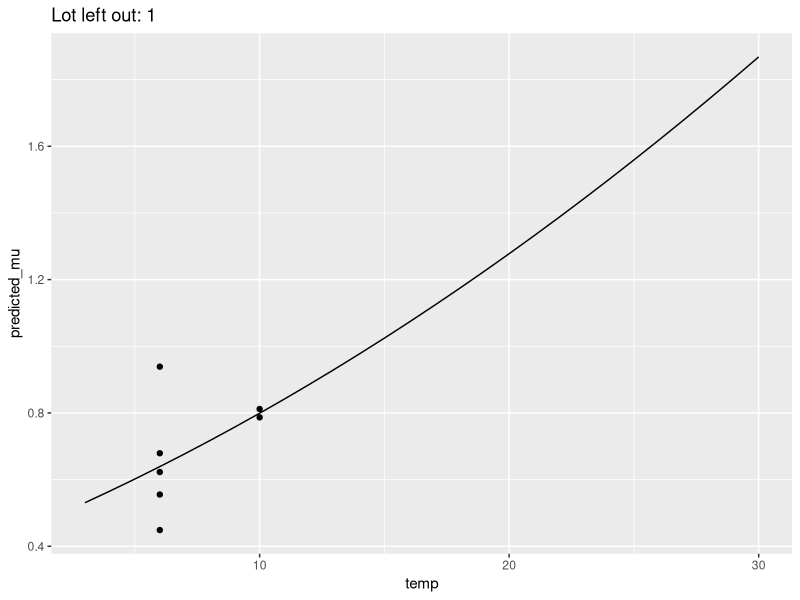
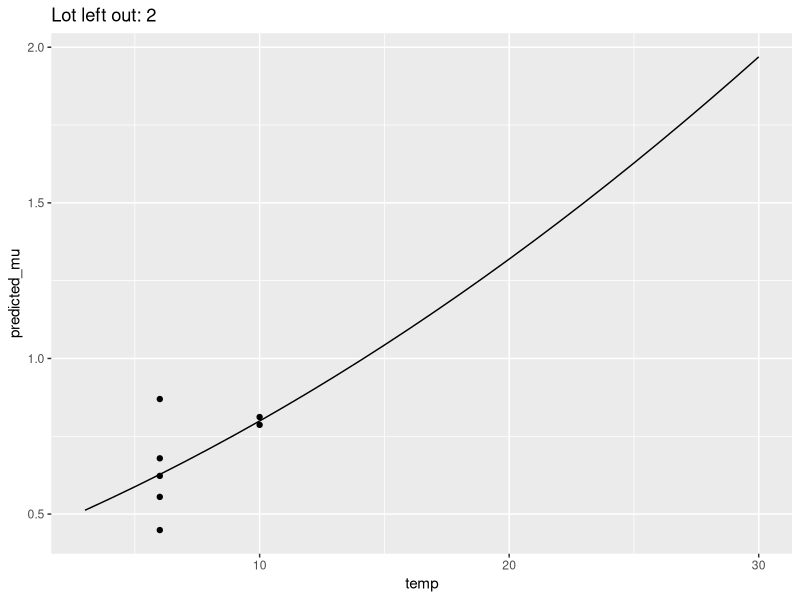
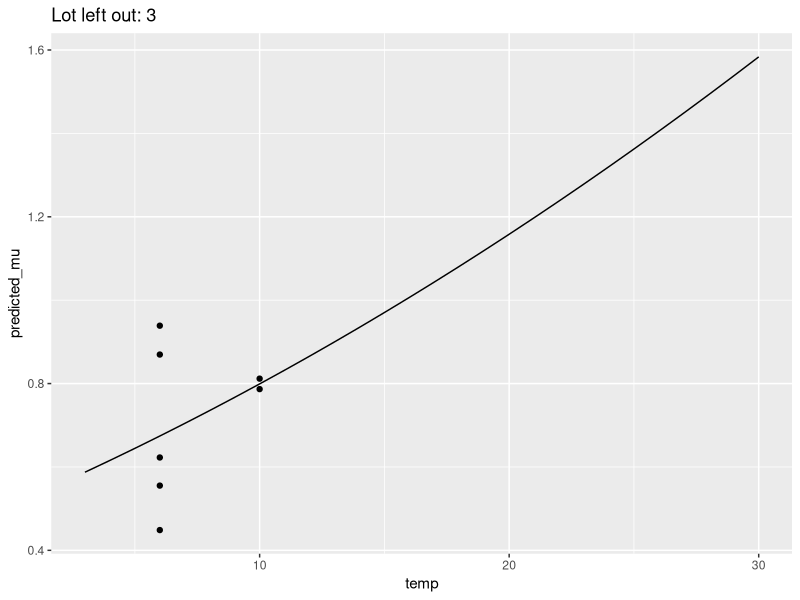
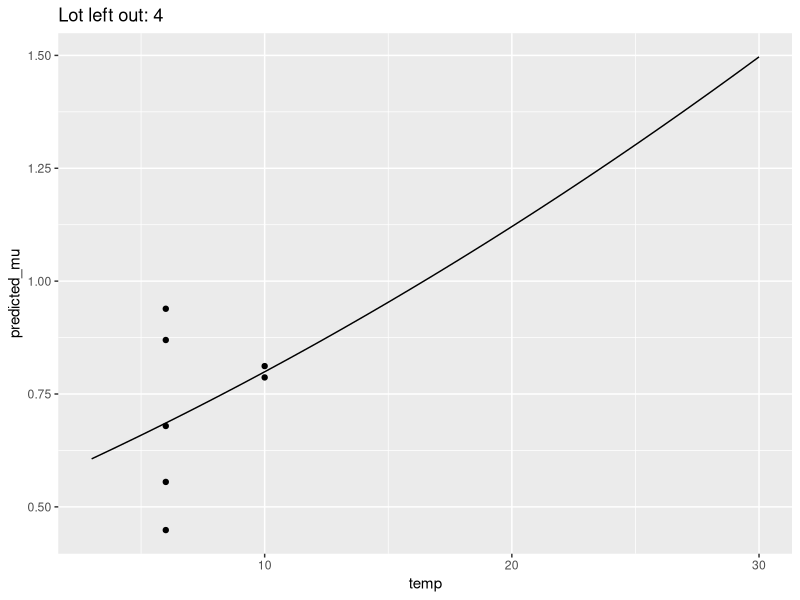
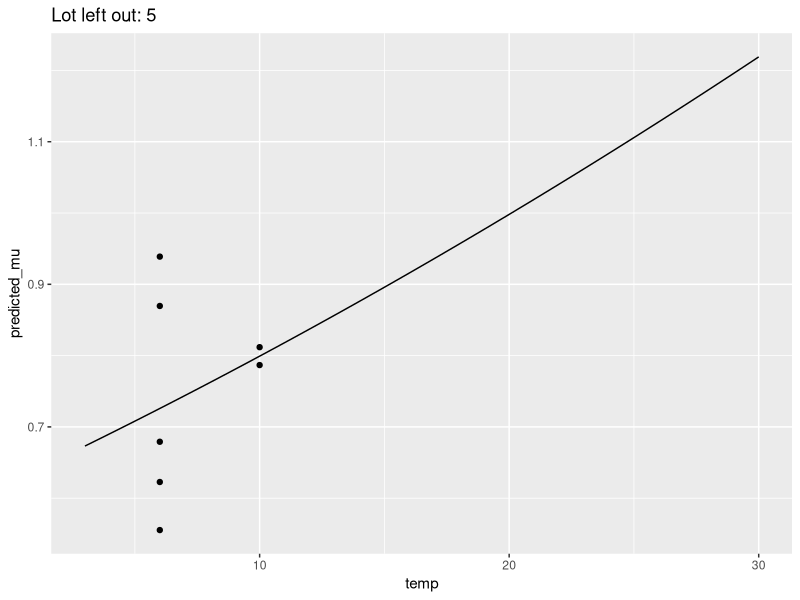
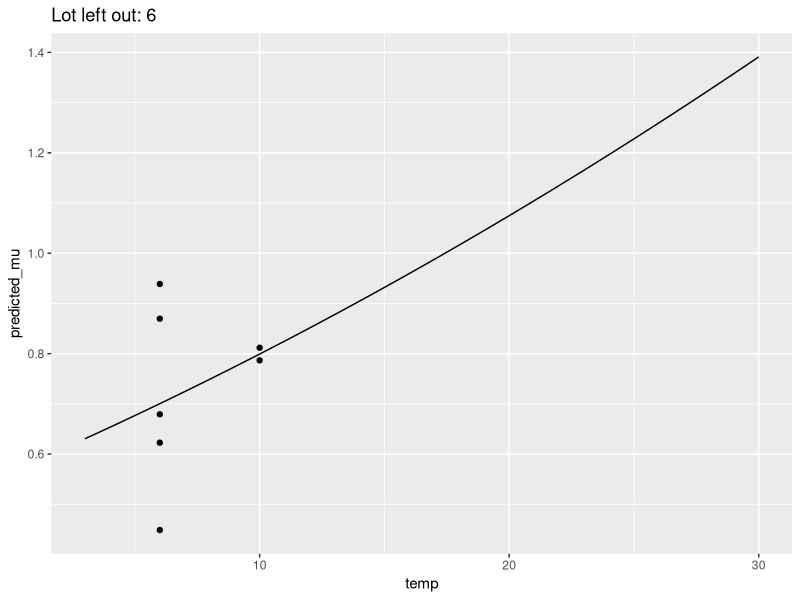
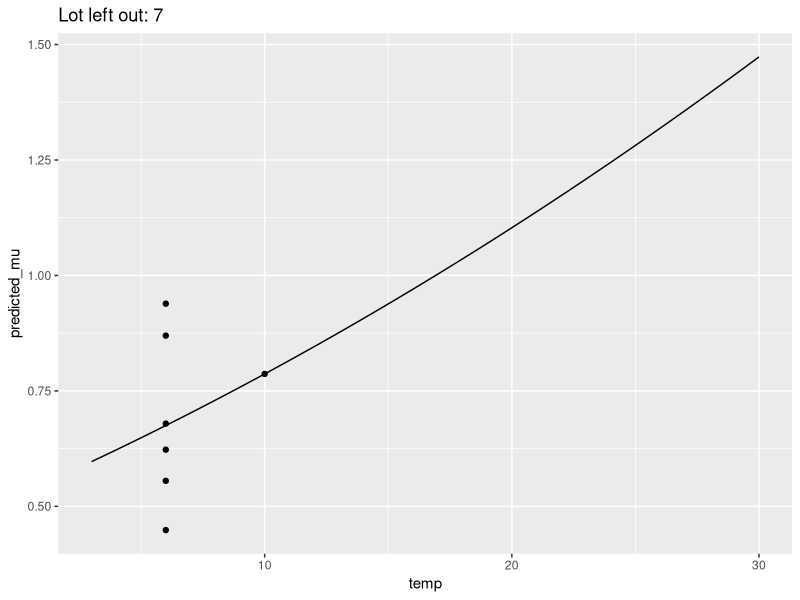
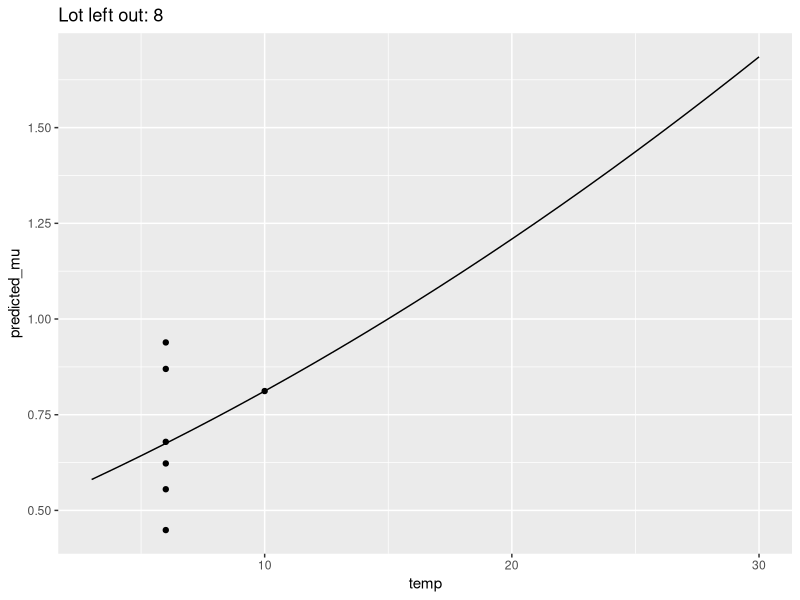

Write the R code that produced these figures, in order. (Note: this script raises an error after producing the figures.)
##  ----------------------------Title-------------------------------------------
#   Fitting the Ratkowsky square root model to the strain growth data (averaged growth parameters) 

##  --------------------------Description---------------------------------------
#   Project: Bacterial growth modeling (spinach)

#   Script description: Fitting a secondary model, to assess change in mu, based on primary growth parameters

##  --------------------------Packages------------------------------------------
#   Loading packages
library(tidyverse); library(dplyr); library(ggplot2)

##  --------------------------Data----------------------------------------------
#Read in data 
primary_param <- read.csv("data/raw/primary_model_parameters_apc_averaged.csv", 
                          header = TRUE)

## ------------------Defining Secondary Model-----------------------------------

#Ratkowsky
ratkowsky <- function(temp, b, temp_min){
  sqrt_new_mu <- b*(temp - temp_min)
  new_mu <- sqrt_new_mu^2
  return(new_mu)
}

#End of defining secondary model

## ------------------Data Wrangling---------------------------------------------

#Making a dataframe to store the fitted model parameter estimates
no_of_models <- 9
secondary_param <- matrix(nrow = no_of_models, ncol = 4)
secondary_param <- data.frame(secondary_param)
colnames(secondary_param) <- c("pop", "b_mu", "temp_min_mu", "val_data_lot")

primary_param <- primary_param %>%
  mutate(sqrt_mu = sqrt(mumax))

#End of data wrangling

## ------------------Model Fitting----------------------------------------------
#Lot 1
mod_mu_1 <- lm(sqrt_mu ~ temp, 
               data = filter(primary_param, lot != 1))
summary(mod_mu_1)

secondary_param[1, 1] <- "apc"
secondary_param[1, 2] <- mod_mu_1$coefficients[2]
secondary_param[1, 3] <- (-mod_mu_1$coefficients[1])/mod_mu_1$coefficients[2]
secondary_param[1, 4] <- 1

#Lot 2
mod_mu_2 <- lm(sqrt_mu ~ temp, 
               data = filter(primary_param, lot != 2))
summary(mod_mu_2)

secondary_param[2, 1] <- "apc"
secondary_param[2, 2] <- mod_mu_2$coefficients[2]
secondary_param[2, 3] <- (-mod_mu_2$coefficients[1])/mod_mu_2$coefficients[2]
secondary_param[2, 4] <- 2

#Lot 3
mod_mu_3 <- lm(sqrt_mu ~ temp, 
               data = filter(primary_param, lot != 3))
summary(mod_mu_3)

secondary_param[3, 1] <- "apc"
secondary_param[3, 2] <- mod_mu_3$coefficients[2]
secondary_param[3, 3] <- (-mod_mu_3$coefficients[1])/mod_mu_3$coefficients[2]
secondary_param[3, 4] <- 3

#Lot 4
mod_mu_4 <- lm(sqrt_mu ~ temp, 
               data = filter(primary_param, lot != 4))
summary(mod_mu_4)

secondary_param[4, 1] <- "apc"
secondary_param[4, 2] <- mod_mu_4$coefficients[2]
secondary_param[4, 3] <- (-mod_mu_4$coefficients[1])/mod_mu_4$coefficients[2]
secondary_param[4, 4] <- 4

#Lot 5
mod_mu_5 <- lm(sqrt_mu ~ temp, 
               data = filter(primary_param, lot != 5))
summary(mod_mu_5)

secondary_param[5, 1] <- "apc"
secondary_param[5, 2] <- mod_mu_5$coefficients[2]
secondary_param[5, 3] <- (-mod_mu_5$coefficients[1])/mod_mu_5$coefficients[2]
secondary_param[5, 4] <- 5

#Lot 6
mod_mu_6 <- lm(sqrt_mu ~ temp, 
               data = filter(primary_param, lot != 6))
summary(mod_mu_6)

secondary_param[6, 1] <- "apc"
secondary_param[6, 2] <- mod_mu_6$coefficients[2]
secondary_param[6, 3] <- (-mod_mu_6$coefficients[1])/mod_mu_6$coefficients[2]
secondary_param[6, 4] <- 6

#Lot 7
mod_mu_7 <- lm(sqrt_mu ~ temp, 
               data = filter(primary_param, lot != 7))
summary(mod_mu_7)

secondary_param[7, 1] <- "apc"
secondary_param[7, 2] <- mod_mu_7$coefficients[2]
secondary_param[7, 3] <- (-mod_mu_7$coefficients[1])/mod_mu_7$coefficients[2]
secondary_param[7, 4] <- 7

#Lot 8
mod_mu_8 <- lm(sqrt_mu ~ temp, 
               data = filter(primary_param, lot != 8))
summary(mod_mu_8)

secondary_param[8, 1] <- "apc"
secondary_param[8, 2] <- mod_mu_8$coefficients[2]
secondary_param[8, 3] <- (-mod_mu_8$coefficients[1])/mod_mu_8$coefficients[2]
secondary_param[8, 4] <- 8

#Overall
mod_mu_overall <- lm(sqrt_mu ~ temp, 
                     data = primary_param)
summary(mod_mu_overall)

secondary_param[9, 1] <- "apc"
secondary_param[9, 2] <- mod_mu_overall$coefficients[2]
secondary_param[9, 3] <- (-mod_mu_overall$coefficients[1])/mod_mu_overall$coefficients[2]
secondary_param[9, 4] <- "overall"

## ------------------------Predicting mu at new temperatures--------------------

apc <- rep(secondary_param$pop, each = 28)
temperature <- rep(3:30, times = length(secondary_param$pop))
predicted_mu <- vector(mode = "logical", length = length(apc))
lot <- rep(secondary_param$val_data_lot, each = 28)

pred_new_mu <- bind_cols(apc, temperature, predicted_mu, lot)
colnames(pred_new_mu) <- c("apc", "temp", "predicted_mu", "left_out_lot")

for(i in 1:nrow(pred_new_mu)){
  index <- which(pred_new_mu$left_out_lot[i] == secondary_param$val_data_lot)
  pred_new_mu$predicted_mu[i] <- ratkowsky(pred_new_mu$temp[i], secondary_param$b_mu[index], secondary_param$temp_min_mu[index])
}

#Lot1
l1 <- ggplot() + geom_line(mapping = aes(x = temp, y = predicted_mu), data = filter(pred_new_mu, lot == 1)) + 
  geom_point(mapping = aes(x = temp, y = mumax), data = filter(primary_param, lot != 1)) + 
  labs(title = "Lot left out: 1")

#Lot2
l2 <- ggplot() + geom_line(mapping = aes(x = temp, y = predicted_mu), data = filter(pred_new_mu, lot == 2)) + 
  geom_point(mapping = aes(x = temp, y = mumax), data = filter(primary_param, lot != 2)) + 
  labs(title = "Lot left out: 2")

#Lot3
l3 <- ggplot() + geom_line(mapping = aes(x = temp, y = predicted_mu), data = filter(pred_new_mu, lot == 3)) + 
  geom_point(mapping = aes(x = temp, y = mumax), data = filter(primary_param, lot != 3)) + 
  labs(title = "Lot left out: 3")

#Lot4
l4 <- ggplot() + geom_line(mapping = aes(x = temp, y = predicted_mu), data = filter(pred_new_mu, lot == 4)) + 
  geom_point(mapping = aes(x = temp, y = mumax), data = filter(primary_param, lot != 4)) + 
  labs(title = "Lot left out: 4")

#Lot5
l5 <- ggplot() + geom_line(mapping = aes(x = temp, y = predicted_mu), data = filter(pred_new_mu, lot == 5)) + 
  geom_point(mapping = aes(x = temp, y = mumax), data = filter(primary_param, lot != 5)) + 
  labs(title = "Lot left out: 5")

#Lot6
l6 <- ggplot() + geom_line(mapping = aes(x = temp, y = predicted_mu), data = filter(pred_new_mu, lot == 6)) + 
  geom_point(mapping = aes(x = temp, y = mumax), data = filter(primary_param, lot != 6)) + 
  labs(title = "Lot left out: 6")

#Lot7
l7 <- ggplot() + geom_line(mapping = aes(x = temp, y = predicted_mu), data = filter(pred_new_mu, lot == 7)) + 
  geom_point(mapping = aes(x = temp, y = mumax), data = filter(primary_param, lot != 7)) + 
  labs(title = "Lot left out: 7")

#Lot8
l8 <- ggplot() + geom_line(mapping = aes(x = temp, y = predicted_mu), data = filter(pred_new_mu, lot == 8)) + 
  geom_point(mapping = aes(x = temp, y = mumax), data = filter(primary_param, lot != 8)) + 
  labs(title = "Lot left out: 8")

#overall
overall_plot <- ggplot() + geom_line(mapping = aes(x = temp, y = predicted_mu), data = filter(pred_new_mu, lot == 8)) + 
  geom_point(mapping = aes(x = temp, y = mumax), data = filter(primary_param, lot == "overall")) + 
  labs(title = "Lot left out: none")

## -------------------------------Push data back onto server--------------------
#Push the data back to the R project 

#Parameters
write.csv(secondary_param, paste0("output/secondary_model_mumax_apc_averaged.csv"), row.names = FALSE)

# End of saving data into R Project folder 









